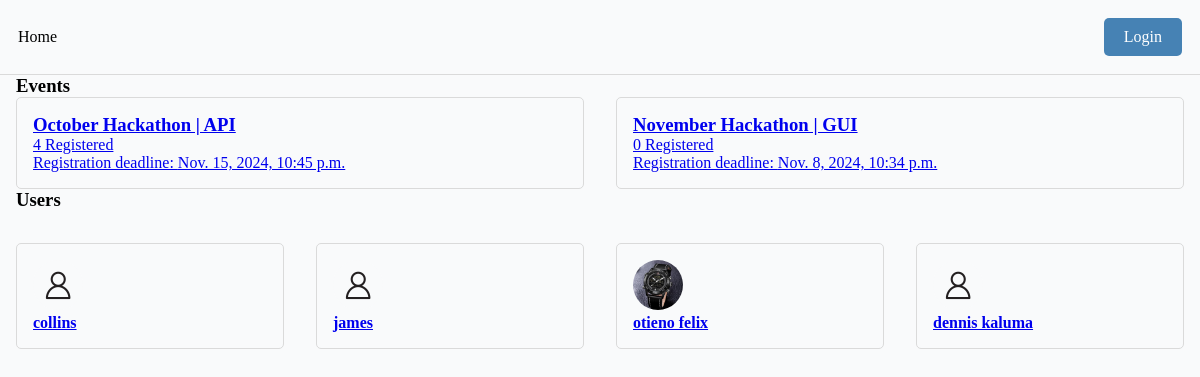
The page / on the database its author committed.
### base/models.py (models this page shows, shortened)
class Event(models.Model):
    name = models.CharField(max_length=200)
    description = models.TextField(null=True, blank=True)
    participants = models.ManyToManyField(User, blank=True, related_name='events')
    start_date = models.DateTimeField(null=True)
    end_date = models.DateTimeField(null=True)
    registration_deadline = models.DateTimeField(null=True)
    updated = models.DateTimeField(auto_now=True)
    created = models.DateTimeField(auto_now_add=True)

class User(AbstractUser):
    name = models.CharField(max_length=100, null=True)
    email = models.EmailField(unique=True, null=True)
    bio = models.TextField(null=True, blank=True)
    avatar = models.ImageField(default='avatar.png')
    hackathon_participant = models.BooleanField(default=True, null=True)
    USERNAME_FIELD = 'email'
    REQUIRED_FIELDS = ['username']

### base/views.py (the view)
# urls.py: path('', views.home_page, name='home'),
def home_page(request):
    users = User.objects.filter(hackathon_participant = True)
    events = Event.objects.all()
    context = {'users':users, 'events':events}
    return render(request, 'home.html', context)

### templates/home.html
{% extends 'main.html' %}
{% block content %}
    <section class="container-events">
        <h3>Events</h3>
        <div class="event-lists">
            {% for event in events %}
                <a href="{% url 'event' event.id %}">
                    <div class="wrapper-event">
                        <h3>{{event.name}}</h3>
                        <p>{{event.participants.count}} Registered</p>
                        <p>Registration deadline: {{event.registration_deadline}}</p>
                    </div>
                </a>
            {% endfor %}
        </div>
    </section>
    <section>
        <h3>Users</h3>
        <div class="user-lists section">
            {% for user in users %}
                <a href="{% url 'profile' user.id %}">
                    <div class="wrapper-user">
                        <img class="user-avatar-sm" src="{{user.avatar.url}}" alt="">
                        <h4>{{user.name}}</h4>
                    </div>
                </a>
            {% endfor %}
        </div>
    </section>
{% endblock %}

### static/css/main.css (style rules this page uses)
* { box-sizing: border-box; margin: 0; padding: 0; background-color: rgb(249, 250, 251); }
.event-lists { display: grid; grid-template-columns: 1fr 1fr; gap: 2em; }
.wrapper-event { border: 1px solid rgb(218, 218, 218); padding: 1em; border-radius: 5px; }
.wrapper-user { border: 1px solid rgb(218, 218, 218); padding: 1em; border-radius: 5px; }
.user-avatar-sm { height: 50px; width: 50px; object-fit: cover; border-radius: 50%; }
.user-lists { display: grid; grid-template-columns: 1fr 1fr 1fr 1fr; gap: 2em; }
.section { margin: 2em 0; }

### rows shown on the page
Event: name "October Hackathon | API", participants.count "4", registration_deadline "Nov. 15, 2024, 10:45 p.m."
Event: name "November Hackathon | GUI", participants.count "0", registration_deadline "Nov. 8, 2024, 10:34 p.m."
User: avatar (placeholder picture), name "collins"
User: avatar (placeholder picture), name "james"
User: avatar (picture), name "otieno felix"
User: avatar (placeholder picture), name "dennis kaluma"
